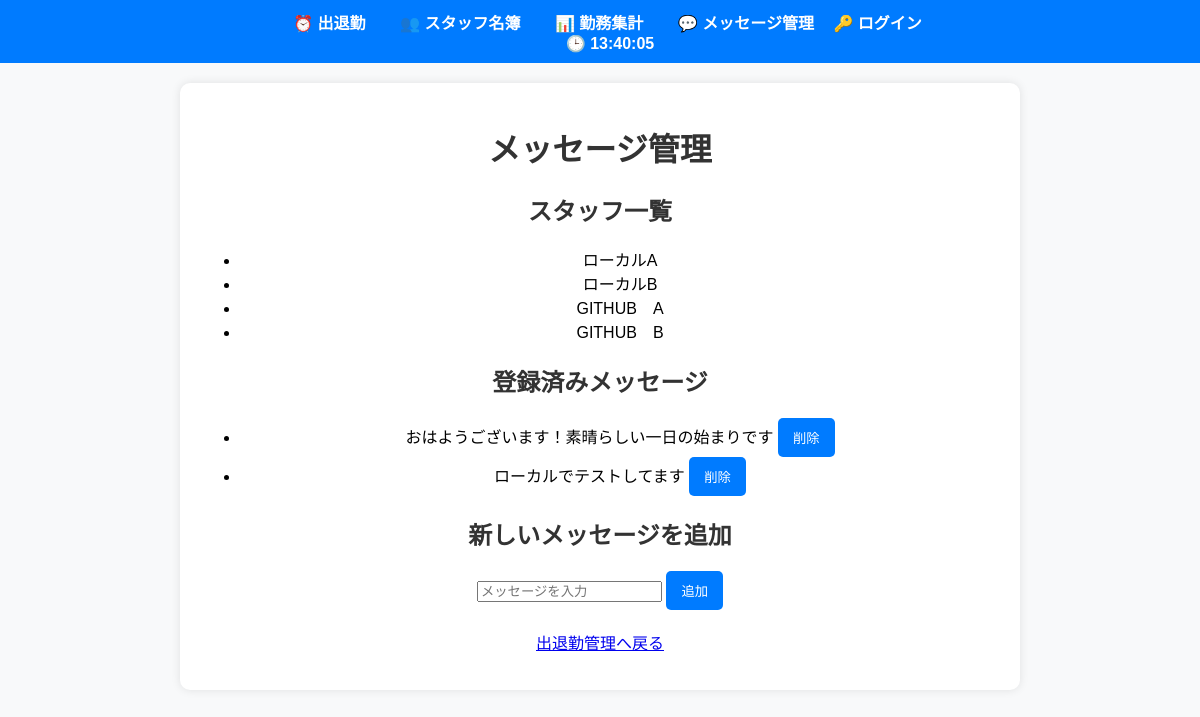
The app's page /messages, older data.
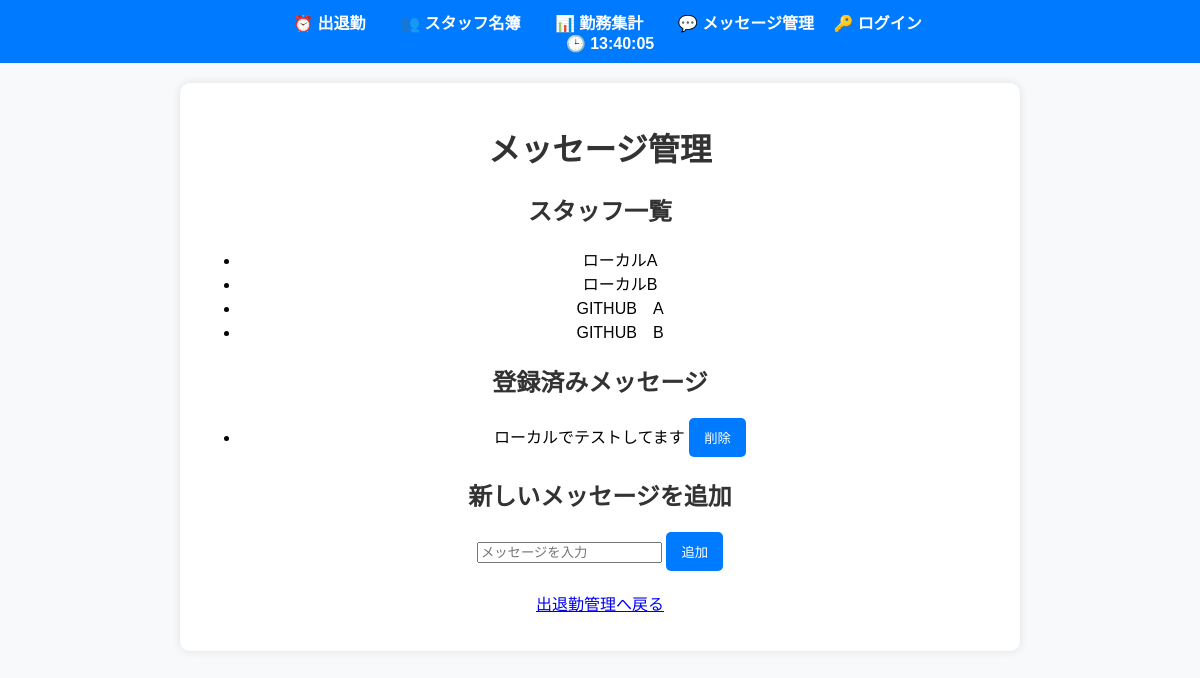
The same page, newer data.
### models.py (models this page shows)
class Staff(db.Model):
    id = db.Column(db.Integer, primary_key=True)
    name = db.Column(db.String(100), nullable=False)

class Message(db.Model):
    id = db.Column(db.Integer, primary_key=True)
    message_text = db.Column(db.String(255), nullable=False)

### routes.py (the view)
@app.route('/messages')
def message_list():
    messages = Message.query.all()  # メッセージ一覧を取得
    staff_list = Staff.query.all()  # ✅ スタッフ一覧を取得して `messages.html` に渡す
    return render_template('messages.html', messages=messages, staff_list=staff_list)

### templates/messages.html (shortened to what this page needs)
{% extends "base.html" %}
{% block content %}
<h1>メッセージ管理</h1>
<h2>スタッフ一覧</h2>
<ul>
    {% for person in staff_list %}
        <li>{{ person.name }}</li>
    {% endfor %}
</ul>
<h2>登録済みメッセージ</h2>
<ul>
    {% for message in messages %}
        <li>
            {{ message.message_text }}
            <form action="{{ url_for('delete_message', message_id=message.id) }}" method="POST" style="display:inline;">
                <button type="submit">削除</button>
            </form>
        </li>
    {% endfor %}
</ul>
<h2>新しいメッセージを追加</h2>
<form action="{{ url_for('add_message') }}" method="POST">
    <input type="text" name="message_text" placeholder="メッセージを入力" required>
    <button type="submit">追加</button>
</form>
<p><a href="{{ url_for('attendance') }}">出退勤管理へ戻る</a></p>
{% endblock %}

Row changes from the older to the newer data that the page shows:
removed Message: message_text "おはようございます！素晴らしい一日の始まりです"
